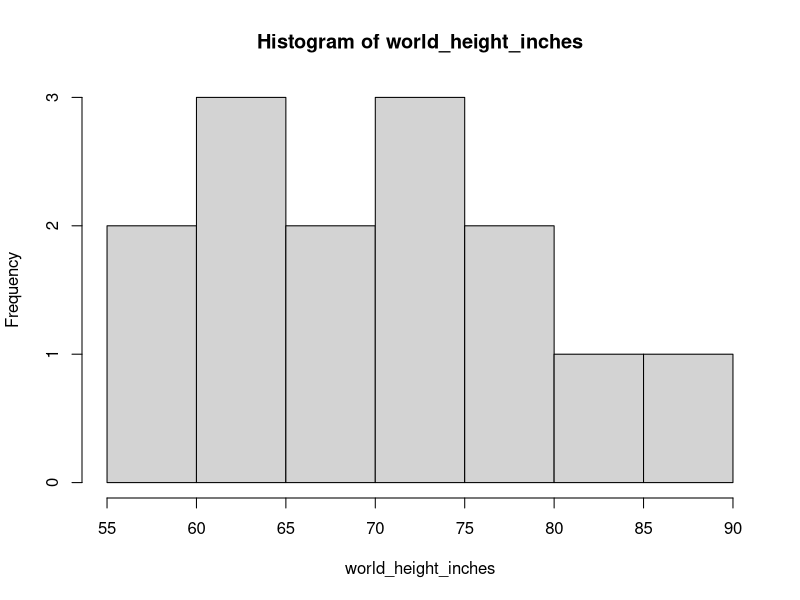

Reproduce this figure in R.
world_height_inches <- c(60,64,63,70,84,80,87,56,62,68,71,72,75,76)
hist(world_height_inches)
mean_heights <-  mean(world_height_inches)
stddeviation <- sd(world_height_inches)
prop_over_7feet <- pnorm(84,mean_heights,stddeviation)
prop_over_7feet_tail <- 1- pnorm(84,mean_heights,stddeviation)
prop_over_7feet*100##print the result
##testing the push function now
##testing SSH function
##next testing the PULL function in Rstudio
##Pull seems to work effectively - trying again
## PUSH to github again to check if it needs user name pwd again - it is requiring username pwd each time -not fixed yet - whats .git directory? 